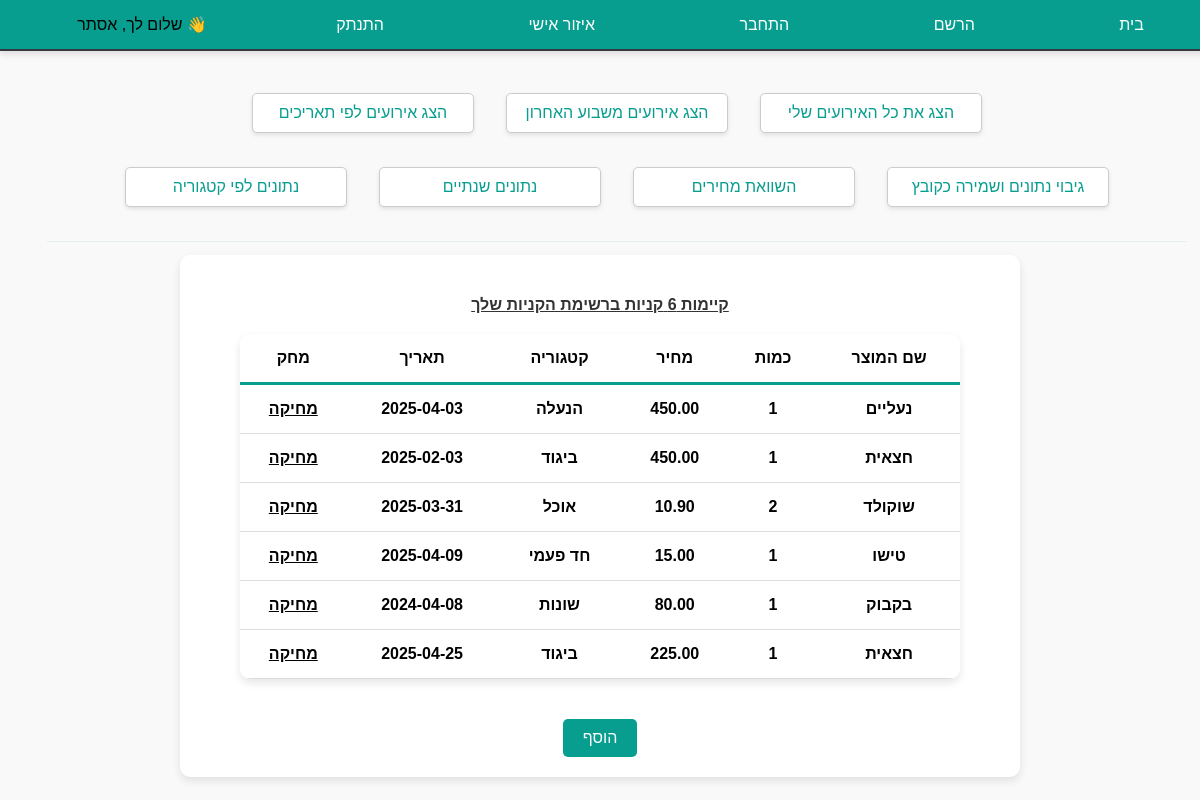
The app's page /profile (signed in), older data.
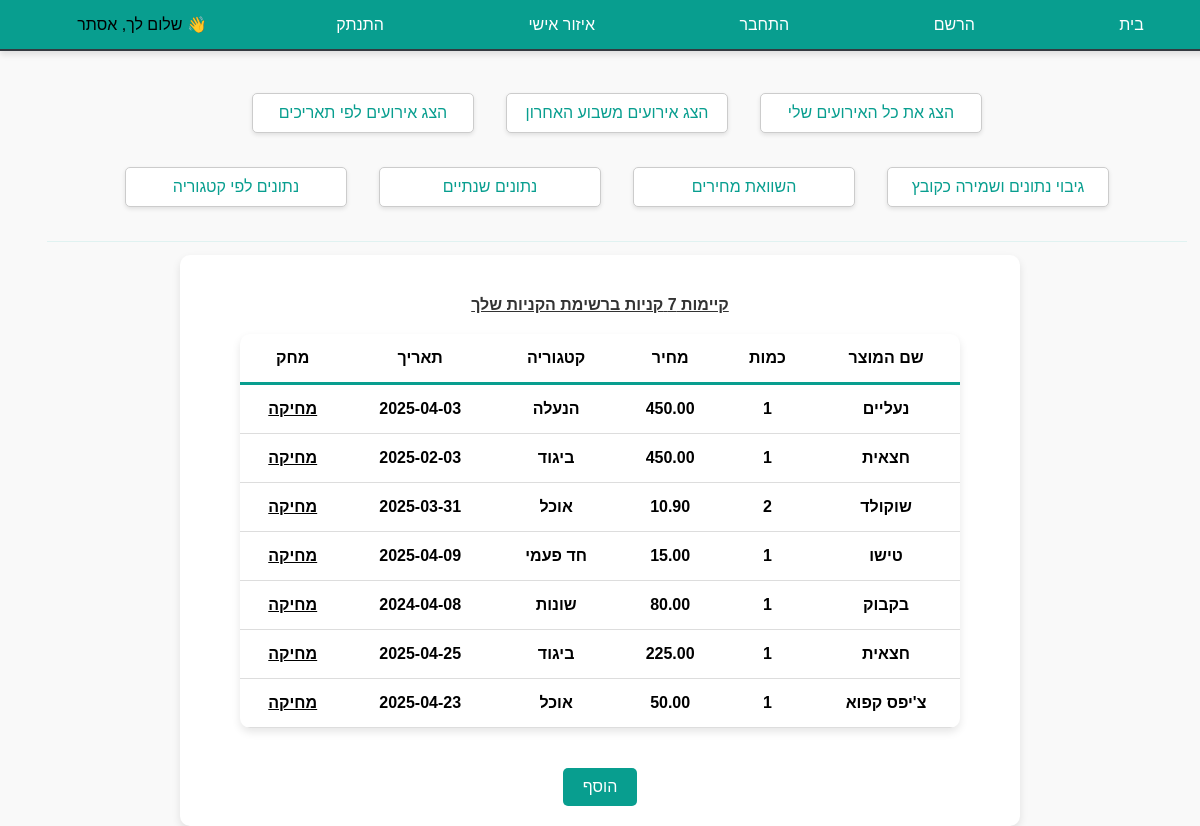
The same page, newer data.
### models/Purchases.py (models this page shows)
class Purchases(db.Model):
    id = db.Column(db.Integer, primary_key = True)
    user_id = db.Column(db.Integer, db.ForeignKey('user.id'),)
    name = db.Column(db.String)
    qty = db.Column(db.Integer, default = 1)
    price = db.Column(db.Numeric(precision=10,scale=2), nullable = False)
    category = db.Column(db.String)
    date = db.Column(db.DateTime, default = datetime.now())

### app.py (the view)
@app.route('/profile', methods=["GET"])
def profile():
    if not current_user.is_authenticated:
        return render_template("register.html", message="התחבר לאפליקציה")
    purchases = Purchases.query.filter_by(user_id=current_user.id).all()
    message = "אין לך עדיין קניות ברשימה, צור רשימה"
    return render_template('profile.html', purchases=purchases, message=message)

### app.py (called while the page is built)
@login_manager.user_loader
def load_user(user_id):
    return User.query.get(int(user_id))

### templates/profile.html (shortened to what this page needs)
{% extends 'index.html' %}
    {% block head %}
      <link rel="stylesheet" href="static/css/profile.css"></link>
    {% endblock %}
    {% block body %}
        <div class="btns">
            <div class="filters">
                <a href="/profile" class="a">הצג את כל האירועים שלי</a>
                <a href="/profileWeek" class="a">הצג אירועים משבוע האחרון</a>
                <a href="#dateFormModal" class="a">הצג אירועים לפי תאריכים</a>
            </div>
            <div class="info">
                <a href="/saveData" class="a">גיבוי נתונים ושמירה כקובץ</a>
                <a href="/products" class="a">השוואת מחירים</a>
                <a href="/graph1" class="a">נתונים שנתיים</a>
                <a href="/graph2" class="a">נתונים לפי קטגוריה</a>
            </div>
            <div class="seperate"></div>
        </div>
        <div class="all_container">
            <div class="purchases_list">
                {% if purchases|length < 1 %}
                        <h4>{{message}}</h4>
                {% else %}
                <h4>קיימות {{purchases|length}} קניות ברשימת הקניות שלך</h4>
                <div class="table">
                    <table>
                        <tr class="head">
                            <th>שם המוצר</th>
                            <th>כמות</th>
                            <th>מחיר</th>
                            <th>קטגוריה</th>
                            <th>תאריך</th>
                            <th>מחק</th>
                        </tr>
                   {% for p in purchases: %}
                        <tr class="row">
                            <th>{{ p.name}}</th>
                            <th>{{ p.qty }}</th>
                            <th>{{ p.price }}</th>
                            <th>{{ p.category }}</th>
                            <th>{{ p.date.date() }}</th>
                            <th><a href="/delete/{{p.id}}">מחיקה</a></th>
                        </tr>
                  {% endfor %}
                    </table>
                </div>
                {% endif %}
                <a href="#addModal" class="open-modal">הוסף</a>
            </div>
        </div>
    {% endblock %}

Row changes from the older to the newer data that the page shows:
added Purchases: name "צ'יפס קפוא", qty "1", price "50.00", category "אוכל", date "2025-04-23"
Text that changed along with them:
{{ purchases|length }}: "6" → "7"
